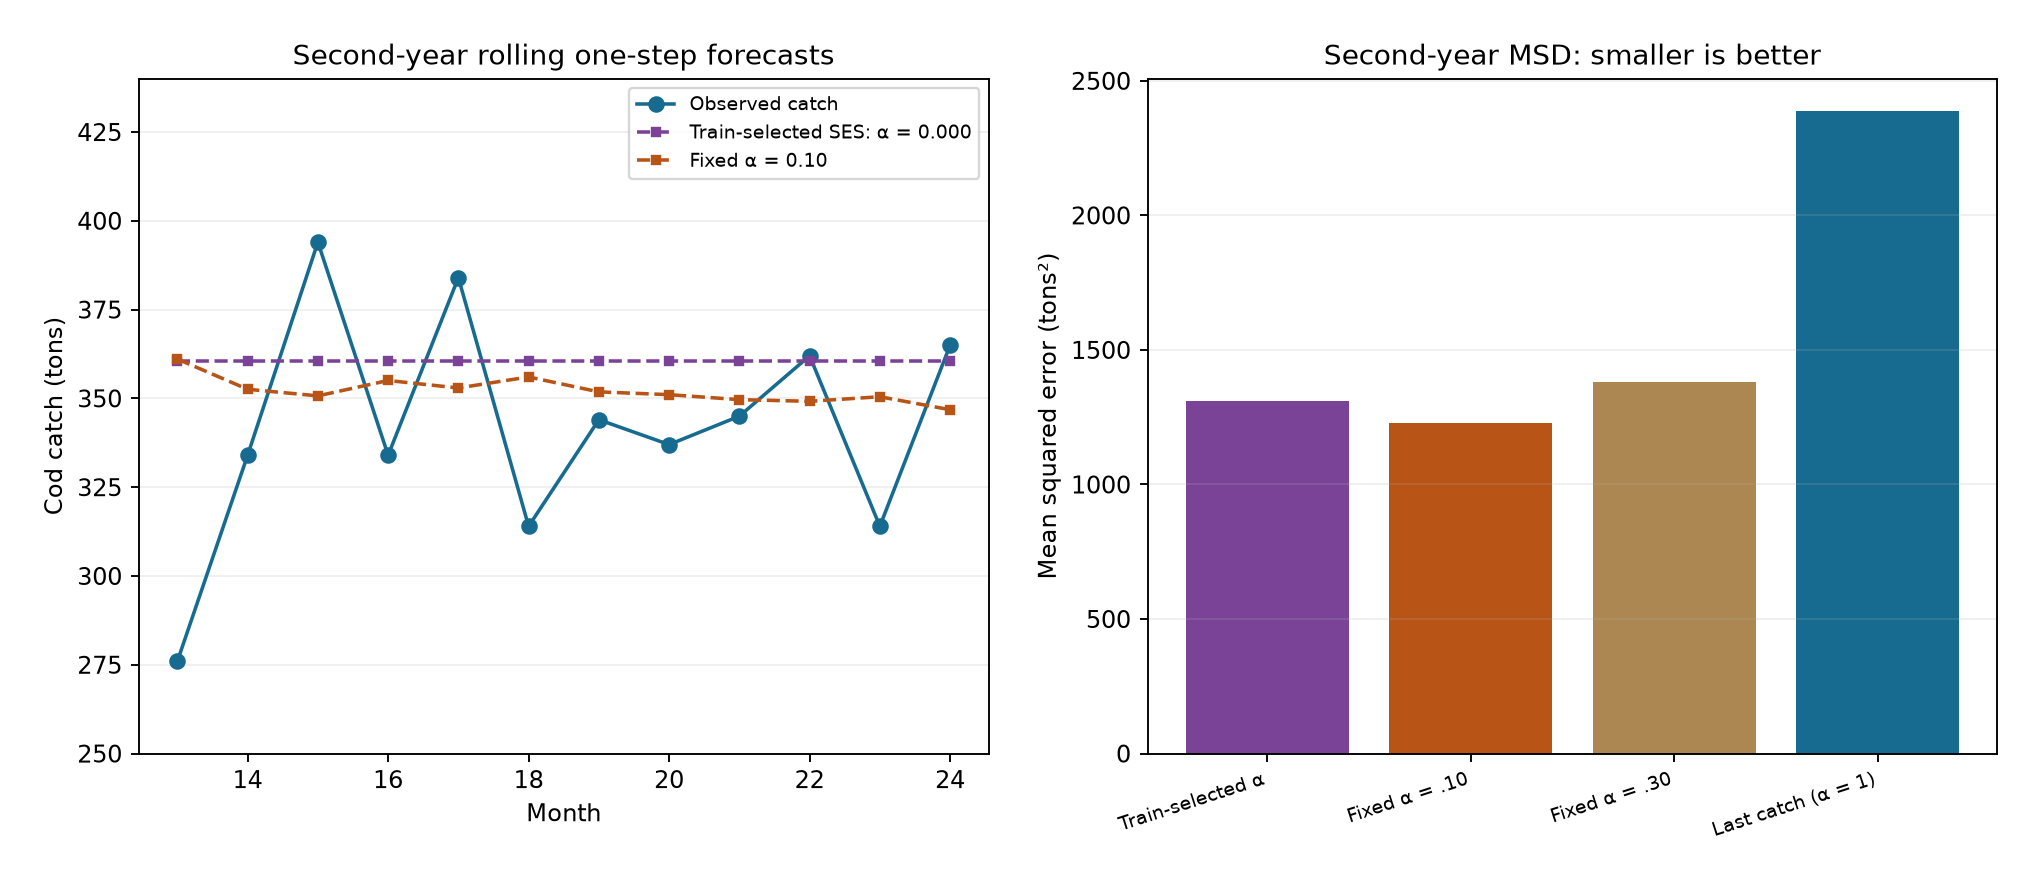

The Python source for this figure:
"""Historical fit versus chronological holdout. Deterministic; no seed used."""
from pathlib import Path
import csv
import numpy as np
from scipy.optimize import minimize_scalar
import matplotlib
matplotlib.use('Agg')
import matplotlib.pyplot as plt

root = Path(__file__).resolve().parent
with (root / 'cod.csv').open() as f:
    y = np.array([float(r['y']) for r in csv.DictReader(f)])
initial = y[:12].mean()
def predictions(a, values):
    level = initial
    pred = []
    for value in values:
        pred.append(level)
        level += a*(value-level)
    return np.array(pred), level
def metrics(actual, pred):
    e = actual-pred
    return [np.mean(abs(e)), np.mean(e**2), 100*np.mean(abs(e)/actual)]
def optimize(values, metric_index):
    def loss(a):
        return metrics(values, predictions(a, values)[0])[metric_index]
    grid = np.linspace(0, 1, 10001)
    i = min(range(len(grid)), key=lambda j: loss(grid[j]))
    lo, hi = grid[max(0, i-1)], grid[min(len(grid)-1, i+1)]
    fit = minimize_scalar(loss, bounds=(lo, hi), method='bounded', options={'xatol': 1e-13})
    return min([0., 1., grid[i], fit.x], key=loss)
all_a = [optimize(y, j) for j in range(3)]
train_a = optimize(y[:12], 1)
print('ALL24 optima by MAD, MSD, MAPE:', all_a)
fitting = []
for name, a in [('alpha=0', 0), ('alpha=.10', .1), ('min MAD', all_a[0]), ('min MSD', all_a[1]), ('min MAPE', all_a[2])]:
    p, level = predictions(a, y)
    m = metrics(y, p)
    fitting.append([name, a, *m, level])
    print('FIT', fitting[-1])
print('TRAIN first12 MSD alpha:', train_a)
for a in [train_a, .1, .3, 1.]:
    print('TRAIN metrics', a, metrics(y[:12], predictions(a, y[:12])[0]))
# Fit the procedure on months 1–12, then evaluate rolling one-step forecasts
# on 13–24, allowing each outcome to update the next forecast.
holdout = []
forecast_rows = []
procedures = [('SES: alpha fit on first year', train_a), ('SES: fixed alpha=.10', .1),
              ('SES: fixed alpha=.30', .3), ('SES: fixed alpha=1 (last catch)', 1.)]
preds = {}
for name, a in procedures:
    p, final = predictions(a, y)
    p = p[12:]
    preds[name] = p
    m = metrics(y[12:], p)
    holdout.append([name, a, *m])
    print('HOLDOUT', holdout[-1])
    forecast_rows.extend([[name, t, a, actual, pred, actual-pred] for t, actual, pred in zip(range(13,25), y[12:], p)])
for filename, header, rows in [
    ('cod_fitting_metrics_turn07.csv', ['method','alpha','MAD_tons','MSD_tons_squared','MAPE_percent','month25_forecast'], fitting),
    ('cod_holdout_metrics_turn07.csv', ['method','alpha','MAD_tons','MSD_tons_squared','MAPE_percent'], holdout),
    ('cod_holdout_forecasts_turn07.csv', ['method','month','alpha','actual','forecast','error'], forecast_rows)]:
    with (root / filename).open('w', newline='') as f:
        w = csv.writer(f); w.writerow(header); w.writerows(rows)
print('Month13 fit error example:', metrics(y[12:13], predictions(all_a[1], y)[0][12:13]))
fig, axes = plt.subplots(1, 2, figsize=(12, 5.2))
axes[0].plot(range(13,25), y[12:], 'o-', color='#176b91', label='Observed catch')
for name, color, label in [(procedures[0][0], '#7b4397', f'Train-selected SES: α = {train_a:.3f}'),
                            (procedures[1][0], '#b85416', 'Fixed α = 0.10')]:
    axes[0].plot(range(13,25), preds[name], 's--', markersize=3, color=color, label=label)
axes[0].set(title='Second-year rolling one-step forecasts', xlabel='Month', ylabel='Cod catch (tons)', ylim=(250,440))
axes[0].legend(fontsize=8)
labels = ['Train-selected α', 'Fixed α = .10', 'Fixed α = .30', 'Last catch (α = 1)']
axes[1].bar(range(4), [r[3] for r in holdout], color=['#7b4397','#b85416','#ad8751','#176b91'])
axes[1].set_xticks(range(4), labels, rotation=18, ha='right', fontsize=8)
axes[1].set(title='Second-year MSD: smaller is better', ylabel='Mean squared error (tons²)')
for ax in axes: ax.grid(axis='y', alpha=.2)
fig.tight_layout(pad=1.8, w_pad=2)
fig.savefig(root / 'cod_accuracy_turn07.png', dpi=170)
plt.close(fig)
